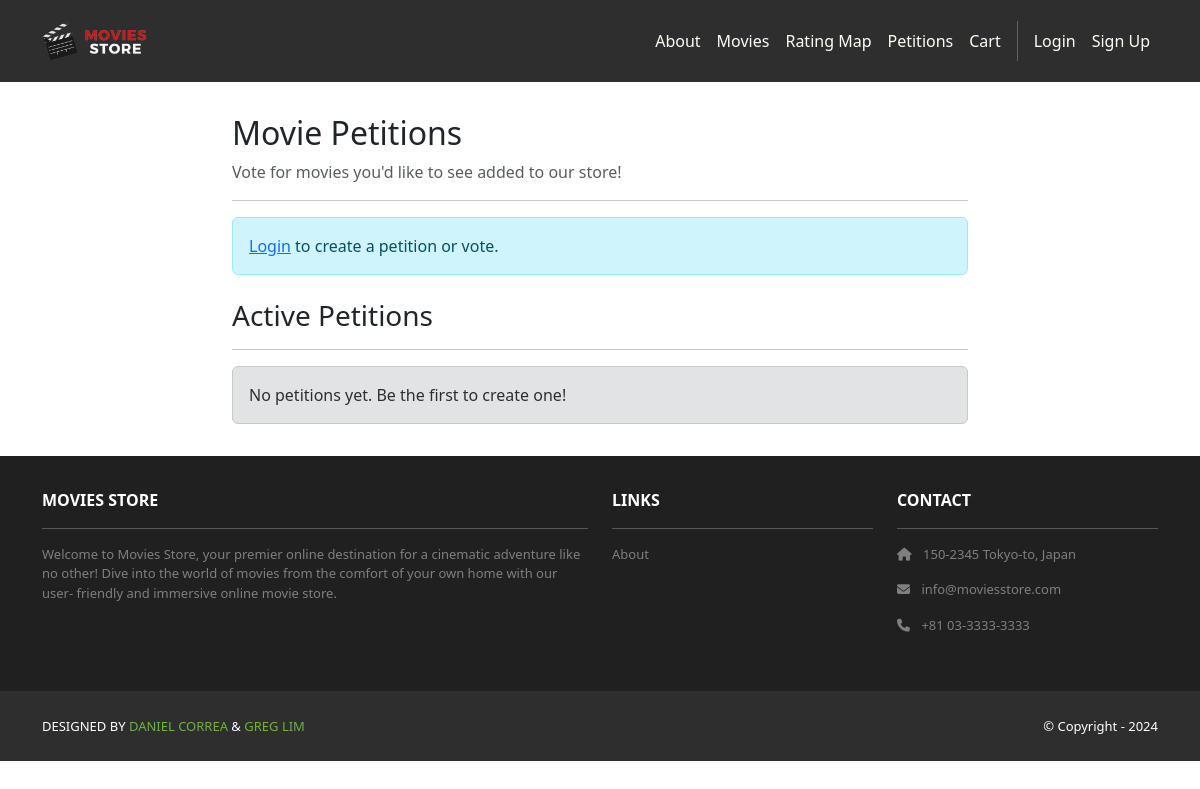
Page /petitions/ on the earlier database version.
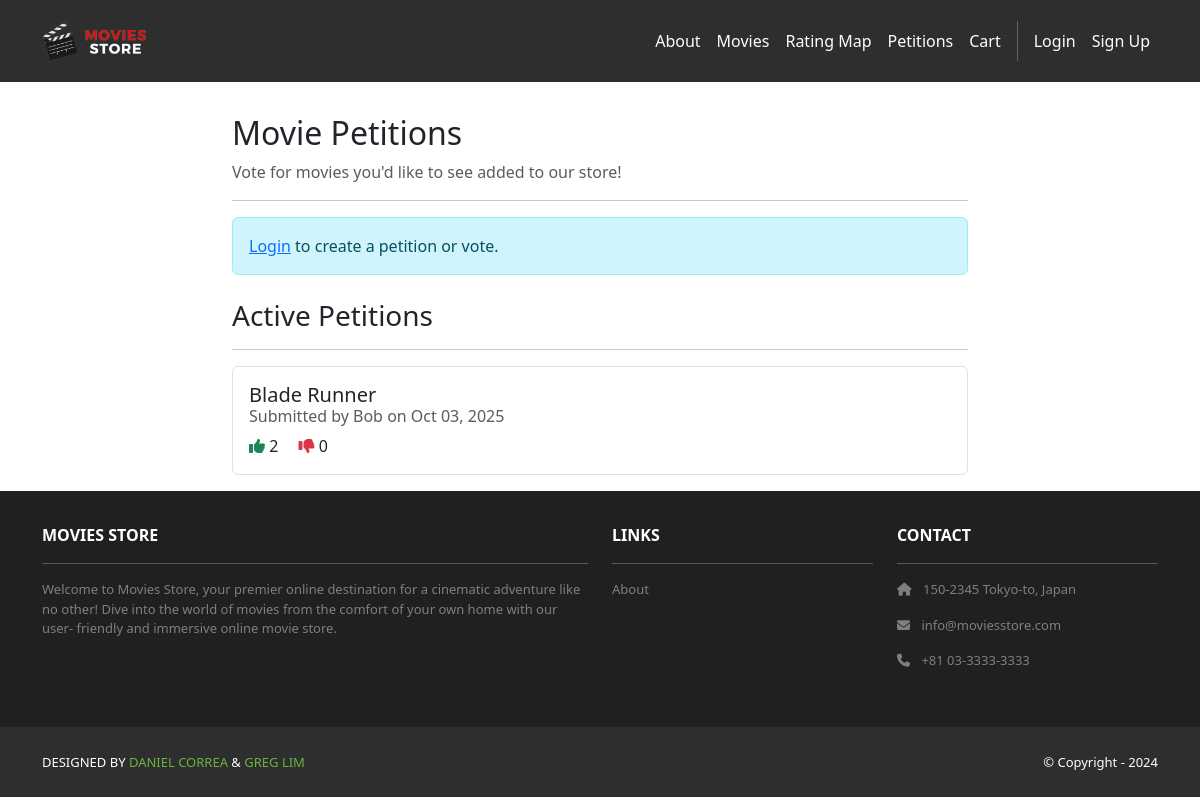
Same page on the later database version.
### petitions/models.py (models this page shows, shortened)
class Petition(models.Model):
    id = models.AutoField(primary_key=True)
    movie_name = models.CharField(max_length=255)
    created_by = models.ForeignKey(User, on_delete=models.CASCADE, related_name='petitions_created')
    created_at = models.DateTimeField(auto_now_add=True)
    voters = models.ManyToManyField(User, related_name='petitions_voted', blank=True)
    dislikers = models.ManyToManyField(User, related_name='petitions_disliked', blank=True)
    def vote_count(self):
        return self.voters.count()
    def dislike_count(self):
        return self.dislikers.count()
    class Meta:
        ordering = ['-created_at']

### petitions/views.py (the view)
# urls.py: path('', views.index, name='cart.index'),
def index(request):
    template_data = {}
    template_data['title'] = 'Petitions'
    template_data['petitions'] = Petition.objects.all()
    template_data['form'] = PetitionForm()
    return render(request, 'petitions/index.html', {'template_data': template_data})

### petitions/templates/petitions/index.html (shortened to what this page needs)
{% extends 'base.html' %}
{% block content %}
{% load static %}
<div class="p-3">
  <div class="container">
    <div class="row mt-3">
      <div class="col-md-8 mx-auto">
        <h2>Movie Petitions</h2>
        <p class="text-muted">Vote for movies you'd like to see added to our store!</p>
        <hr />
        {% if user.is_authenticated %}
        <div class="card shadow p-3 mb-4 rounded">
          <div class="card-body">
            <b class="text-start">Create a New Petition</b><br /><br />
            <form method="POST" action="{% url 'petitions.create' %}">
              {% csrf_token %}
              <div class="mb-3">
                <label for="movie_name" class="form-label">Movie Name:</label>
                {{ template_data.form.movie_name }}
              </div>
              <div class="text-center">
                <button type="submit" class="btn bg-dark text-white">
                  Create Petition
                </button>
              </div>
            </form>
          </div>
        </div>
        {% else %}
        <div class="alert alert-info" role="alert">
          <a href="{% url 'accounts.login' %}">Login</a> to create a petition or vote.
        </div>
        {% endif %}
        <h3 class="mt-4">Active Petitions</h3>
        <hr />
        {% if template_data.petitions %}
        <ul class="list-group">
          {% for petition in template_data.petitions %}
          <li class="list-group-item pb-3 pt-3">
            <div class="d-flex justify-content-between align-items-start">
              <div>
                <h5 class="card-title">{{ petition.movie_name }}</h5>
                <h6 class="card-subtitle mb-2 text-muted">
                  Submitted by {{ petition.created_by.username }} on {{ petition.created_at|date:"M d, Y" }}
                </h6>
                <p class="card-text">
                  <i class="fas fa-thumbs-up text-success"></i> {{ petition.vote_count }}
                  <i class="fas fa-thumbs-down text-danger ms-3"></i> {{ petition.dislike_count }}
                </p>
              </div>
            </div>
          </li>
          {% endfor %}
        </ul>
        {% else %}
        <div class="alert alert-secondary" role="alert">
          No petitions yet. Be the first to create one!
        </div>
        {% endif %}
      </div>
    </div>
  </div>
</div>
{% endblock content %}

Differences in the rows shown:
added Petition: movie_name "Blade Runner", created_by.username "Bob", created_at "Oct 03, 2025", vote_count "2", dislike_count "0"
Other differences:
text no longer shown: "No petitions yet. Be the first to create one!"
